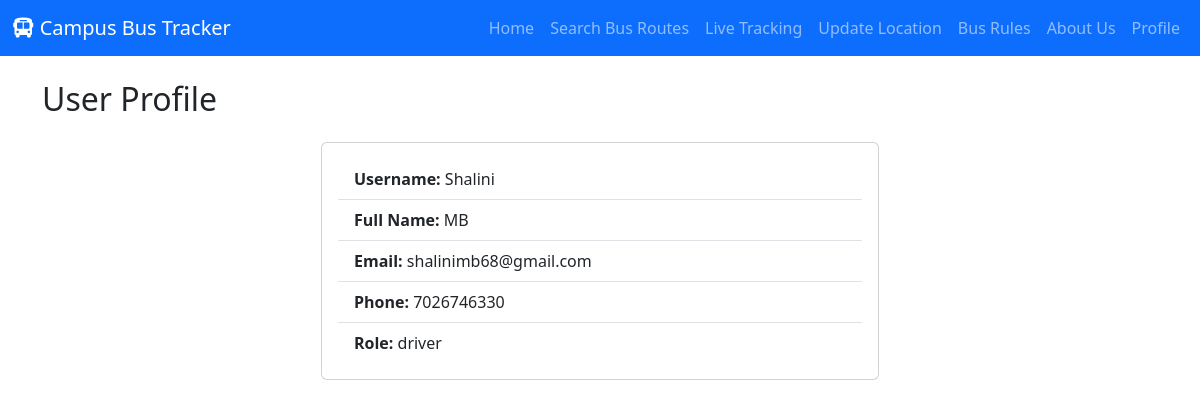
The page /users/profile/ (signed in) on the database its author committed.
### users/models.py (models this page shows, shortened)
class User(AbstractUser):
	ROLE_CHOICES = [
		('student', 'Student'),
		('staff', 'Staff'),
		('driver', 'Driver'),
		('admin', 'Admin'),
	]
	full_name = models.CharField(max_length=100)
	phone = models.CharField(max_length=20, unique=True)
	role = models.CharField(max_length=10, choices=ROLE_CHOICES, default='student')

### users/views_info.py (the view)
# urls.py: path('profile/', profile, name='profile'),
@login_required
def profile(request):
    return render(request, 'users/profile.html')

### users/templates/users/profile.html
{% extends 'base.html' %}
{% block content %}
  <div class="mt-4">
    <h2>User Profile</h2>
    <div class="card w-50 mx-auto mt-4">
      <div class="card-body">
        <ul class="list-group list-group-flush">
          <li class="list-group-item"><strong>Username:</strong> {{ user.username }}</li>
          <li class="list-group-item"><strong>Full Name:</strong> {{ user.full_name }}</li>
          <li class="list-group-item"><strong>Email:</strong> {{ user.email }}</li>
          <li class="list-group-item"><strong>Phone:</strong> {{ user.phone }}</li>
          <li class="list-group-item"><strong>Role:</strong> {{ user.role }}</li>
        </ul>
      </div>
    </div>
  </div>
{% endblock %}

### rows shown on the page
User: username "Shalini", full_name "MB", email "shalinimb68@gmail.com", phone "7026746330", role "driver"
